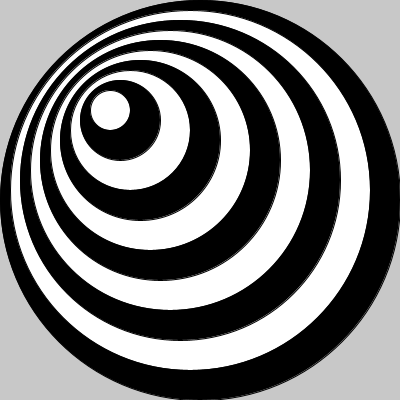
Frame 1 (no input)
Frame 60 (the mouse pressed at the canvas centre just before this capture): identical to frame 1, image omitted
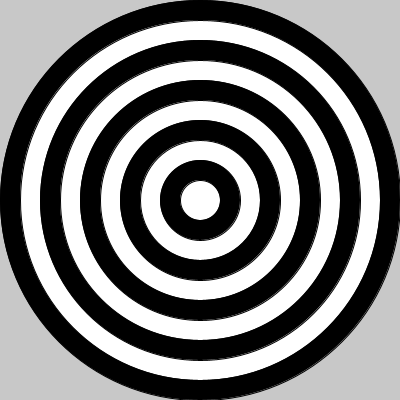
Frame 120 (the mouse held since frame 60 and released just before this capture)

The Processing sketch that drew these frames (run headless with seeded random() and noise(); from frame 60 on, the mouse is pressed at the canvas centre):

// Processing sketch: for_arte_interactivo_ellipse
// ── for_arte_interactivo_ellipse.pde
int cant = 10;

void setup(){
  size(400,400);
}

void draw(){
  background(200);
  for(int i=0; i<cant;i++){
    int tam = width - (i * 40);
    if(i%2 == 0){
      fill(0);
    }else{
      fill(255);
    }
    int posX = i * round(map(mouseX, 0, width, -10, 10));
    int posY = i * round(map(mouseY, 0, height, -10, 10));
    ellipse(width/2 + posX, height/2 + posY, tam, tam);
  }
}
